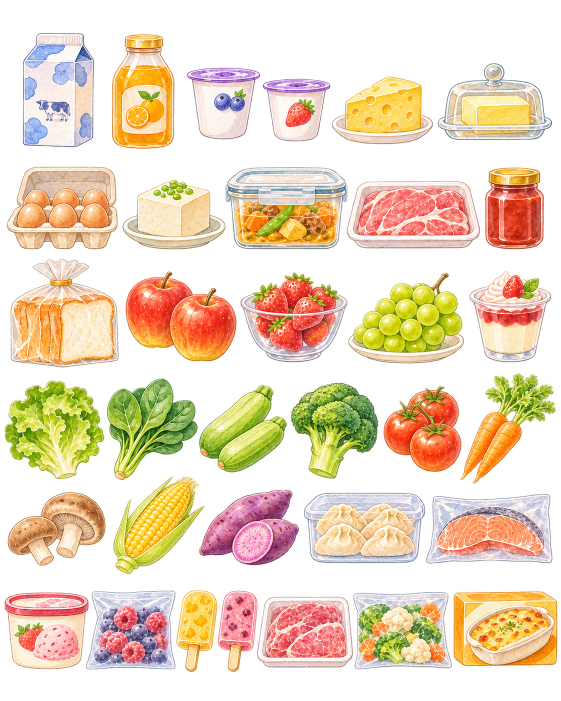
#> input picture submission-ready/ingredients-sheet.png, 1122 x 1402 px (shown at 1/2 size)
$ python crop_ingredients.py
#> lines starting #> are read from the running program, lines starting #| are printed output that depends on the picture
"""Crop the transparent ingredient sheet into reusable watercolor icons.

Run from the project root with:
    python scripts/crop_ingredients.py

The boxes are deliberately hand-tuned for the supplied 1122 x 1402 source so
closely packed illustrations do not bleed into one another. Each crop is then
trimmed to its alpha bounds and padded with transparent pixels.
"""

from pathlib import Path
from collections import deque
from PIL import Image


ROOT = Path(__file__).resolve().parents[1]
SOURCE = ROOT / "ingredients-sheet.png"
OUTPUT = ROOT / "assets" / "icons"


# id: (left, top, right, bottom), in source-image pixels.
CROPS = {
    "milk": (20, 38, 205, 304),
    "orange-juice": (205, 42, 360, 307),
    "blueberry-yogurt": (360, 115, 525, 300),
    "strawberry-yogurt": (525, 135, 650, 305),
    "cheese": (670, 130, 875, 300),
    "butter": (870, 105, 1115, 305),
    "eggs": (5, 315, 245, 515),
    "tofu": (245, 335, 435, 520),
    "leftover-curry": (455, 320, 685, 520),
    "fresh-meat": (705, 335, 955, 520),
    "jam": (955, 315, 1120, 520),
    "bread": (5, 500, 240, 745),
    "apples": (240, 535, 490, 735),
    "strawberries": (495, 520, 695, 740),
    "grapes": (700, 525, 935, 745),
    "dessert-cup": (930, 520, 1120, 745),
    "lettuce": (0, 735, 200, 965),
    "spinach": (205, 735, 385, 975),
    "zucchini": (400, 760, 565, 955),
    "broccoli": (565, 735, 755, 975),
    "tomatoes": (770, 745, 920, 960),
    "carrots": (930, 725, 1120, 970),
    "mushrooms": (5, 955, 215, 1160),
    "corn": (225, 945, 400, 1165),
    "purple-sweet-potatoes": (405, 960, 595, 1160),
    "frozen-dumplings": (610, 965, 825, 1155),
    "frozen-salmon": (840, 965, 1120, 1155),
    "ice-cream": (0, 1165, 180, 1395),
    "frozen-berries": (180, 1160, 345, 1398),
    "popsicles": (345, 1160, 515, 1402),
    "frozen-meat": (515, 1165, 700, 1395),
    "frozen-vegetables": (720, 1160, 910, 1395),
    "frozen-lasagna": (910, 1165, 1122, 1395),
}


def crop_icon(sheet: Image.Image, box: tuple[int, int, int, int]) -> Image.Image:
    icon = sheet.crop(box)
    # Closely packed rows mean a rectangular box can catch a sliver of the
    # neighboring illustration. Those slivers are disconnected and touch the
    # crop boundary, so remove only edge-touching alpha components while
    # preserving the main watercolor shape, its shadows, and interior flecks.
    alpha = icon.getchannel("A")
    pixels = alpha.load()
    width, height = icon.size
    visited = bytearray(width * height)
    components: list[tuple[list[tuple[int, int]], bool]] = []
    for y in range(height):
        for x in range(width):
            index = y * width + x
            if visited[index] or pixels[x, y] <= 8:
                continue
            visited[index] = 1
            queue = deque([(x, y)])
            points: list[tuple[int, int]] = []
            touches_edge = False
            while queue:
                px, py = queue.popleft()
                points.append((px, py))
                touches_edge = touches_edge or px <= 1 or py <= 1 or px >= width - 2 or py >= height - 2
                for ny in range(max(0, py - 1), min(height, py + 2)):
                    for nx in range(max(0, px - 1), min(width, px + 2)):
                        neighbor = ny * width + nx
                        if not visited[neighbor] and pixels[nx, ny] > 8:
                            visited[neighbor] = 1
                            queue.append((nx, ny))
            components.append((points, touches_edge))

    if components:
        largest = max(range(len(components)), key=lambda i: len(components[i][0]))
        cleaned = alpha.copy()
        cleaned_pixels = cleaned.load()
        for index, (points, touches_edge) in enumerate(components):
            if index != largest and touches_edge:
                for x, y in points:
                    cleaned_pixels[x, y] = 0
        icon.putalpha(cleaned)
    alpha_box = icon.getchannel("A").getbbox()
    if not alpha_box:
        raise ValueError(f"No visible pixels in crop {box}")
    icon = icon.crop(alpha_box)
    padded = Image.new("RGBA", (icon.width + 24, icon.height + 24), (0, 0, 0, 0))
    padded.alpha_composite(icon, (12, 12))
    return padded


def main() -> None:
    OUTPUT.mkdir(parents=True, exist_ok=True)
    sheet = Image.open(SOURCE).convert("RGBA")
#> sheet is the input picture: PIL image 1122x1402 RGBA; mean R, G, B, A 131.1, 109.4, 79.2, 126.5
    if sheet.size != (1122, 1402):
        raise ValueError(f"Expected 1122 x 1402 source, got {sheet.size}")
    for ingredient_id, box in CROPS.items():
        crop_icon(sheet, box).save(OUTPUT / f"{ingredient_id}.png", optimize=True)
#> this loop made 33 passes
#> alpha_box in crop_icon on passes 1 to 12: (11, 24, 177, 266), (8, 22, 150, 265), (8, 13, 165, 185), (0, 11, 125, 170), (0, 13, 205, 170), (0, 18, 239, 200), (4, 0, 240, 200), (0, 2, 190, 169), (0, 0, 230, 190), (0, 8, 250, 185), (0, 12, 136, 187), (4, 0, 235, 245)
#> pass 1, in crop_icon, `icon = sheet.crop(box)`:
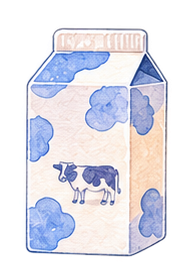
#> icon: PIL image 185x266 RGBA; mean R, G, B, A 145.1, 145.1, 155.6, 152.8; transparent parts drawn white
#> pass 1, in crop_icon, `alpha = icon.getchannel("A")`:
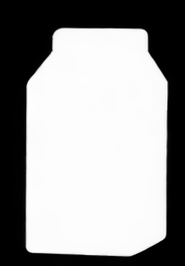
#> alpha: PIL image 185x266 L; min 0, max 255, mean 152.8
#> pass 1, in crop_icon, `icon = icon.crop(alpha_box)`:
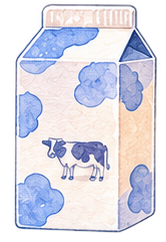
#> icon: PIL image 166x242 RGBA; mean R, G, B, A 177.8, 177.7, 190.6, 187.2; transparent parts drawn white
    print(f"Created {len(CROPS)} icons in {OUTPUT}")


if __name__ == "__main__":
    main()

$ run again, with submission-ready/fridge-full.png copied over submission-ready/ingredients-sheet.png
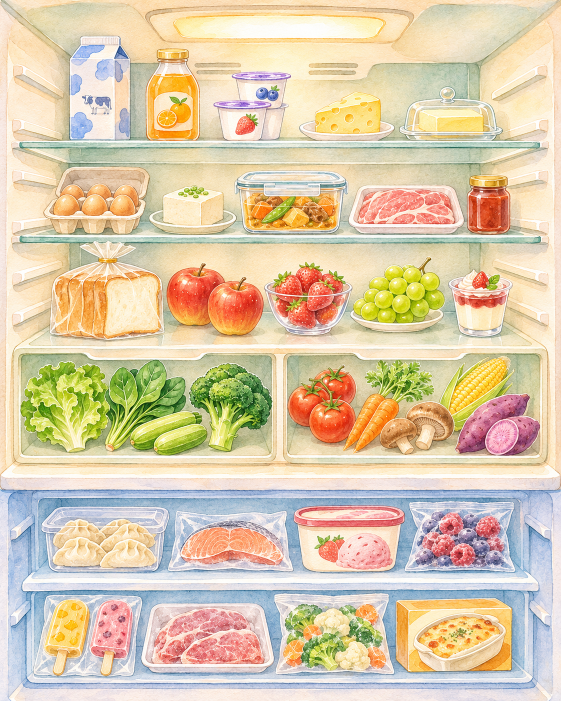
#> input picture submission-ready/fridge-full.png, 1122 x 1402 px (shown at 1/2 size)
#> the loop in main, `for ingredient_id, box in CROPS.items():` made 33 passes
#> alpha_box in crop_icon on passes 1 to 8: (0, 0, 185, 266), (0, 0, 155, 265), (0, 0, 165, 185), (0, 0, 125, 170), (0, 0, 205, 170), (0, 0, 245, 200), (0, 0, 240, 200), (0, 0, 190, 185)
#> pass 1, in crop_icon, `icon = sheet.crop(box)`:
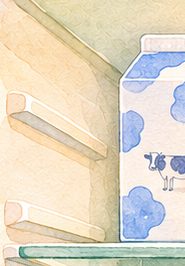
#> icon: PIL image 185x266 RGBA; mean R, G, B, A 226.6, 216.5, 197.3, 255
#> pass 1, in main, `crop_icon(sheet, box).save(OUTPUT / f"{ingredient_id}.png", optimize=T..`:
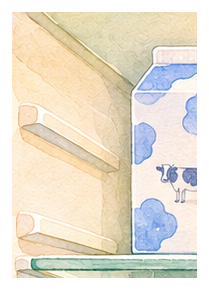
#> saved as milk.png: PIL image 209x290 RGBA; mean R, G, B, A 183.9, 175.8, 160.2, 207; transparent parts drawn white
